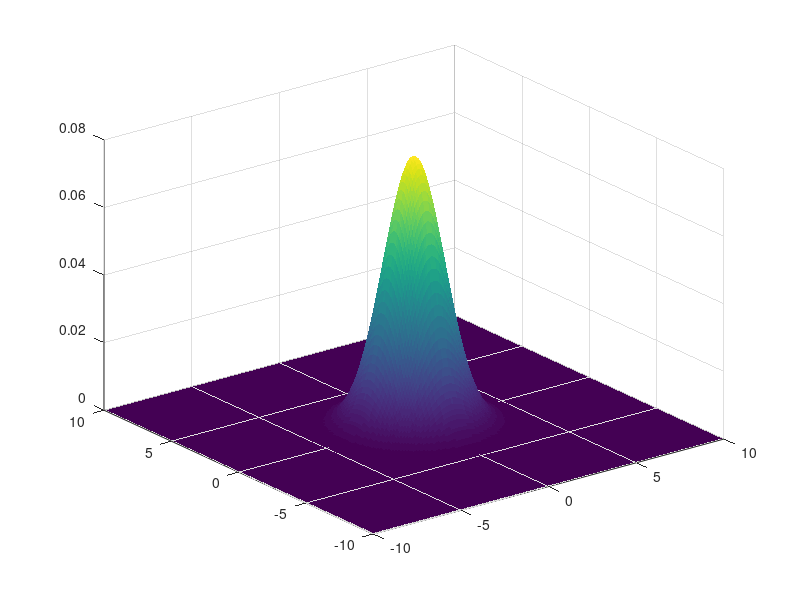

This chart was generated by the following MATLAB code:
clear
sigma  = [1 2];

fun = @(sigma, x, y)1/(sigma(1)*sigma(2)*2*pi)*exp(-1/2*(x.^2+y.^2)/(sigma(1)*sigma(2)));

[x, y] = meshgrid(-10:0.1:10);


surf(x, y, fun(sigma, x, y), 'EdgeColor', 'none')